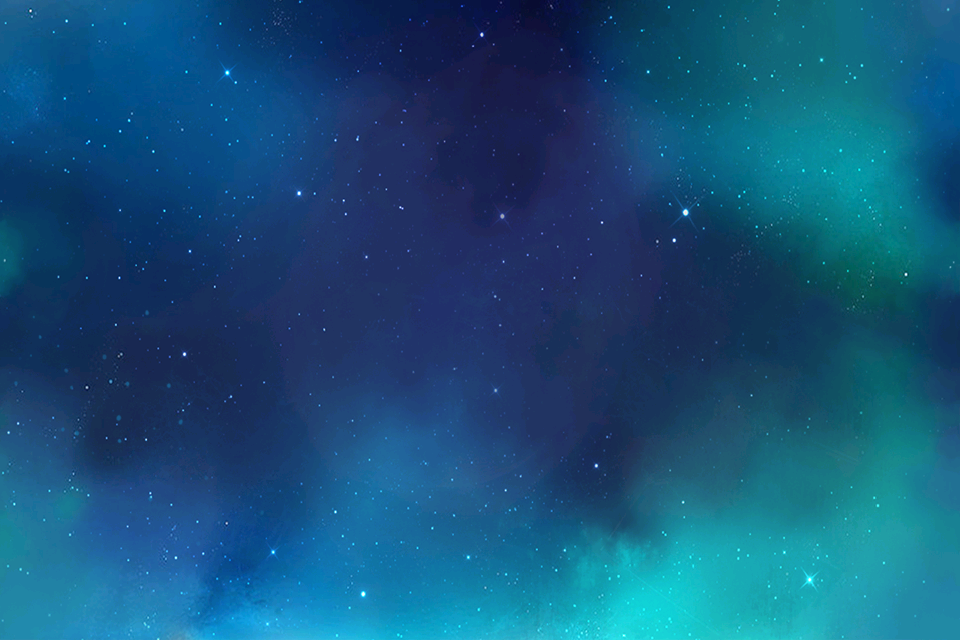

Rendered tile map (Tiled .tmx) drawn with the repository's tilesets; below, a short description and the map source with its tile grids summarised:
An orthogonal 12x8 tile map with 80x80 px tiles, 1 tile layer (Background), 5 tilesets and 65 objects (16x 0, 16x 2, 16x 1, 15x MapStar_Green, 3).

<map version="1.0" orientation="orthogonal" width="12" height="8" tilewidth="80" tileheight="80">
 <tileset firstgid="1" name="MapStars" tilewidth="82" tileheight="66">
  <image source="MapStars.png" width="82" height="66" />
 </tileset>
 <tileset firstgid="2" name="SpaceStation" tilewidth="166" tileheight="92">
  <image source="Map_SpaceStation.png" width="166" height="92" />
 </tileset>
 <tileset firstgid="3" name="MapWayPoint" tilewidth="32" tileheight="32">
  <image source="MapWayPoint.png" width="32" height="32" />
 </tileset>
 <tileset firstgid="4" name="MapSpace_WayPoint" tilewidth="20" tileheight="20">
  <image source="MapSpace_WayPoint.png" width="20" height="20" />
 </tileset>
 <tileset firstgid="5" name="MapZone_1" tilewidth="80" tileheight="80">
  <image source="MapZone_1.png" width="960" height="640" />
 </tileset>
 <layer name="Background" width="12" height="8">
  <data>[96 cells, 96 non-empty, 96 distinct tile ids]</data>
 </layer>
 <objectgroup color="#ff5500" name="MapLevels" width="12" height="8">
  <object name="31" type="MapStar_Green" gid="1" x="52" y="575" />
  <object name="32" type="MapStar_Green" gid="1" x="143" y="470" />
  <object name="37" type="MapStar_Green" gid="1" x="584" y="126" />
  <object name="34" type="MapStar_Green" gid="1" x="151" y="198" />
  <object name="33" type="MapStar_Green" gid="1" x="127" y="335" />
  <object name="35" type="MapStar_Green" gid="1" x="285" y="114" />
  <object name="36" type="MapStar_Green" gid="1" x="432" y="103" />
  <object name="39" type="MapStar_Green" gid="1" x="725" y="333" />
  <object name="38" type="MapStar_Green" gid="1" x="718" y="199" />
  <object name="40" type="MapStar_Green" gid="1" x="573" y="364" />
  <object name="41" type="MapStar_Green" gid="1" x="423" y="334" />
  <object name="42" type="MapStar_Green" gid="1" x="336" y="427" />
  <object name="43" type="MapStar_Green" gid="1" x="423" y="526" />
  <object name="44" type="MapStar_Green" gid="1" x="582" y="552" />
  <object name="45" type="MapStar_Green" gid="1" x="747" y="537" />
 </objectgroup>
 <objectgroup name="MapStation" width="12" height="8">
  <object name="3" gid="2" x="823" y="451" />
 </objectgroup>
 <objectgroup color="#000000" name="LevelsPath" width="12" height="8">
  <object name="0" gid="3" x="181" y="401">
   <properties>
    <property name="From" value="32" />
   </properties>
  </object>
  <object name="2" gid="3" x="162" y="363">
   <properties>
    <property name="From" value="32" />
   </properties>
  </object>
  <object name="0" gid="3" x="159" y="263">
   <properties>
    <property name="From" value="33" />
   </properties>
  </object>
  <object name="1" gid="3" x="160" y="242">
   <properties>
    <property name="From" value="33" />
   </properties>
  </object>
  <object name="2" gid="3" x="170" y="222">
   <properties>
    <property name="From" value="33" />
   </properties>
  </object>
  <object name="0" gid="3" x="546" y="344">
   <properties>
    <property name="From" value="40" />
   </properties>
  </object>
  <object name="1" gid="3" x="529" y="332">
   <properties>
    <property name="From" value="40" />
   </properties>
  </object>
  <object name="2" gid="3" x="509" y="323">
   <properties>
    <property name="From" value="40" />
   </properties>
  </object>
  <object name="0" gid="3" x="399" y="323">
   <properties>
    <property name="From" value="41" />
   </properties>
  </object>
  <object name="1" gid="3" x="380" y="336">
   <properties>
    <property name="From" value="41" />
   </properties>
  </object>
  <object name="2" gid="3" x="368" y="356">
   <properties>
    <property name="From" value="41" />
   </properties>
  </object>
  <object name="0" gid="3" x="374" y="454">
   <properties>
    <property name="From" value="42" />
   </properties>
  </object>
  <object name="1" gid="3" x="388" y="473">
   <properties>
    <property name="From" value="42" />
   </properties>
  </object>
  <object name="2" gid="3" x="408" y="485">
   <properties>
    <property name="From" value="42" />
   </properties>
  </object>
  <object name="0" gid="3" x="674" y="546">
   <properties>
    <property name="From" value="44" />
   </properties>
  </object>
  <object name="0" gid="3" x="515" y="527">
   <properties>
    <property name="From" value="43" />
   </properties>
  </object>
  <object name="1" gid="3" x="699" y="545">
   <properties>
    <property name="From" value="44" />
   </properties>
  </object>
  <object name="1" gid="3" x="539" y="531">
   <properties>
    <property name="From" value="43" />
   </properties>
  </object>
  <object name="2" gid="3" x="560" y="533">
   <properties>
    <property name="From" value="43" />
   </properties>
  </object>
  <object name="1" gid="3" x="770" y="243">
   <properties>
    <property name="From" value="38" />
   </properties>
  </object>
  <object name="2" gid="3" x="772" y="262">
   <properties>
    <property name="From" value="38" />
   </properties>
  </object>
  <object name="2" gid="3" x="660" y="358">
   <properties>
    <property name="From" value="39" />
   </properties>
  </object>
  <object name="0" gid="3" x="763" y="225">
   <properties>
    <property name="From" value="38" />
   </properties>
  </object>
  <object name="1" gid="3" x="687" y="356">
   <properties>
    <property name="From" value="39" />
   </properties>
  </object>
  <object name="0" gid="3" x="711" y="348">
   <properties>
    <property name="From" value="39" />
   </properties>
  </object>
  <object name="0" gid="3" x="224" y="143">
   <properties>
    <property name="From" value="34" />
   </properties>
  </object>
  <object name="1" gid="3" x="239" y="124">
   <properties>
    <property name="From" value="34" />
   </properties>
  </object>
  <object name="0" gid="3" x="367" y="83">
   <properties>
    <property name="From" value="35" />
   </properties>
  </object>
  <object name="2" gid="3" x="259" y="112">
   <properties>
    <property name="From" value="34" />
   </properties>
  </object>
  <object name="2" gid="3" x="412" y="78">
   <properties>
    <property name="From" value="35" />
   </properties>
  </object>
  <object name="1" gid="3" x="388" y="79">
   <properties>
    <property name="From" value="35" />
   </properties>
  </object>
  <object name="0" gid="3" x="522" y="81">
   <properties>
    <property name="From" value="36" />
   </properties>
  </object>
  <object name="1" gid="3" x="543" y="82">
   <properties>
    <property name="From" value="36" />
   </properties>
  </object>
  <object name="2" gid="3" x="564" y="89">
   <properties>
    <property name="From" value="36" />
   </properties>
  </object>
  <object name="2" gid="3" x="714" y="136">
   <properties>
    <property name="From" value="37" />
   </properties>
  </object>
  <object name="1" gid="3" x="696" y="124">
   <properties>
    <property name="From" value="37" />
   </properties>
  </object>
  <object name="0" gid="3" x="674" y="115">
   <properties>
    <property name="From" value="37" />
   </properties>
  </object>
  <object name="0" gid="3" x="127" y="525">
   <properties>
    <property name="From" value="31" />
   </properties>
  </object>
  <object name="1" gid="3" x="153" y="515">
   <properties>
    <property name="From" value="31" />
   </properties>
  </object>
  <object name="2" gid="3" x="170" y="497">
   <properties>
    <property name="From" value="31" />
   </properties>
  </object>
  <object name="1" gid="3" x="177" y="379">
   <properties>
    <property name="From" value="32" />
   </properties>
  </object>
  <object name="2" gid="3" x="720" y="540">
   <properties>
    <property name="From" value="44" />
   </properties>
  </object>
  <object name="1" gid="3" x="865" y="505">
   <properties>
    <property name="From" value="45" />
   </properties>
  </object>
  </objectgroup>
 <objectgroup name="StationPath" width="12" height="8">
  <!-- 4 objects omitted --></objectgroup>
</map>
<!-- 6 of 65 objects omitted -->
